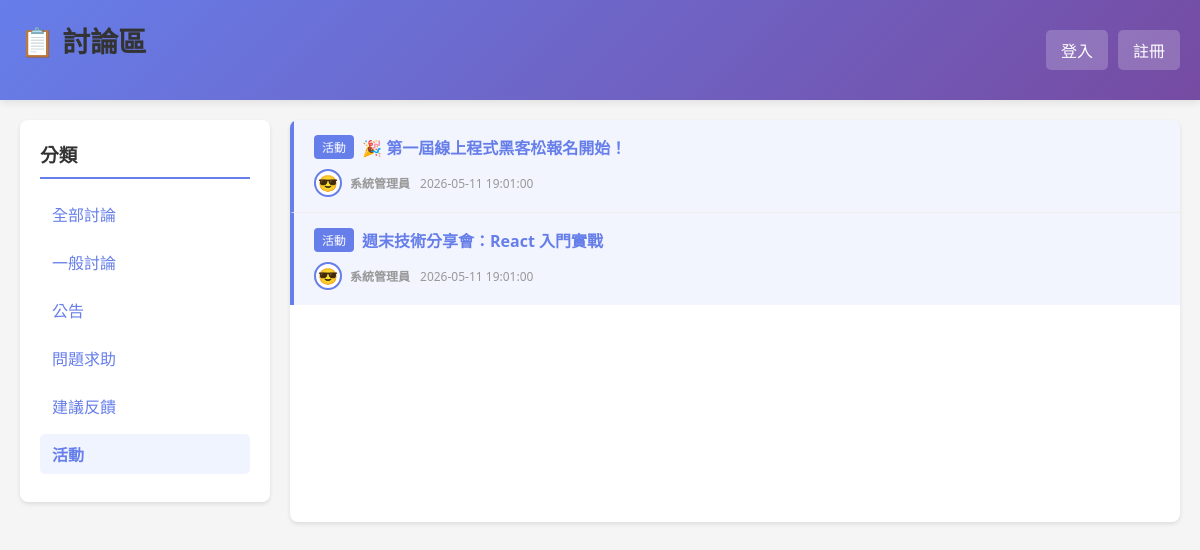
The app's page /?category=5 with its own data.
### tables this page shows
CREATE TABLE categories (
    id INT AUTO_INCREMENT PRIMARY KEY,
    name VARCHAR(100) NOT NULL UNIQUE,
    description TEXT,
    created_at TIMESTAMP DEFAULT CURRENT_TIMESTAMP
);

CREATE TABLE news (
    id INT AUTO_INCREMENT PRIMARY KEY,
    category_id INT NOT NULL,
    title VARCHAR(200) NOT NULL,
    content TEXT NOT NULL,
    member_id INT NOT NULL,
    created_at TIMESTAMP DEFAULT CURRENT_TIMESTAMP,
    FOREIGN KEY (category_id) REFERENCES categories(id) ON DELETE CASCADE,
    FOREIGN KEY (member_id) REFERENCES members(id) ON DELETE CASCADE,
    INDEX idx_created_at (created_at),
    INDEX idx_member_id (member_id),
    INDEX idx_category_id (category_id)
);

CREATE TABLE members (
    id INT AUTO_INCREMENT PRIMARY KEY,
    username VARCHAR(100) NOT NULL UNIQUE,
    password VARCHAR(255) NOT NULL,
    nickname VARCHAR(100) NOT NULL,
    color VARCHAR(7) DEFAULT '#FFFFFF',
    avatar VARCHAR(100),
    is_admin TINYINT(1) DEFAULT 0,
    profile_complete TINYINT(1) DEFAULT 0,
    created_at TIMESTAMP DEFAULT CURRENT_TIMESTAMP,
    INDEX idx_username (username)
);

### auth.php (called while the page is built, shortened)
<?php
if (!function_exists('is_logged_in')) {
    function is_logged_in()
    {
        return isset($_SESSION['user_id']) && isset($_SESSION['username']);
    }
}
if (!function_exists('escape')) {
    function escape($text)
    {
        return htmlspecialchars((string)$text, ENT_QUOTES, 'UTF-8');
    }
}
?>

### index.php (the view, shortened to what this page needs)
<?php
require 'auth.php';
$user = is_logged_in() ? get_current_user() : [];
$selected_category = intval(isset($_GET['category']) ? $_GET['category'] : 0);
try {
    $stmt = $pdo->query('SELECT id, name FROM categories ORDER BY name');
    $categories = $stmt->fetchAll();
    if ($selected_category > 0) {
        $stmt = $pdo->prepare('
            SELECT n.id, n.title, c.name as category_name,
                m.nickname, m.avatar, m.color, n.created_at, /* 加入了 m.color */
                COUNT(r.id) as reply_count
            FROM news n
            LEFT JOIN replies r ON n.id = r.news_id
            LEFT JOIN members m ON n.member_id = m.id
            LEFT JOIN categories c ON n.category_id = c.id
            WHERE n.category_id = ?
            GROUP BY n.id
            ORDER BY n.created_at DESC
        ');
        $stmt->execute([$selected_category]);
    }
    $news = $stmt->fetchAll();
} catch (PDOException $e) {
    $categories = [];
    $news = [];
}
?>
<!DOCTYPE html>
<html lang="zh-Hant">
<head>
    <link rel="stylesheet" href="styles.css">
</head>
<body>
    <?php
    $header_style = 'linear-gradient(135deg, #667eea 0%, #764ba2 100%)';
    ?>
    <div class="header" style="background: <?= $header_style ?>; color: white;">
        <div class="header-content">
            <h1>📋 討論區</h1>
            <div class="user-info">
                <?php if (is_logged_in()): ?>
                    <!-- <span class="avatar-display" style="
                        background: #fff;
                        border: 4px solid <?= isset($user['color']) ? escape($user['color']) : '#fff' ?>;
                        border-radius: 50%;
                        width: 50px;
                        height: 50px;
                        display: flex;
                        align-items: center;
                        justify-content: center;
                        font-size: 32px;
                        box-shadow: 0 2px 8px rgba(0,0,0,0.2);
                    ">
                        <?= isset($user['avatar']) && $user['avatar'] ? escape($user['avatar']) : '😀' ?>
                    </span>
                    <div class="user-name" style="color: white; text-shadow: 1px 1px 2px rgba(0,0,0,0.2);">
                        <strong style="font-size: 16px;"><?= isset($user['nickname']) ? escape($user['nickname']) : 'User' ?></strong><br>
                        <small style="opacity: 0.8;">@<?= isset($user['username']) ? escape($user['username']) : '' ?></small>
                    </div> -->
                    <div class="nav-links">
                        <a href="edit_profile.php">編輯檔案</a>
                        <?php if (is_admin()): ?>
                            <a href="admin_panel.php">管理員</a>
                        <?php endif; ?>
                        <a href="logout.php">登出</a>
                    </div>
                <?php else: ?>
                    <div class="nav-links">
                        <a href="login.php">登入</a>
                        <a href="register.php">註冊</a>
                    </div>
                <?php endif; ?>
            </div>
        </div>
    </div>
    <div class="container">
        <div class="row">
            <div class="sidebar">
                <h3>分類</h3>
                <ul class="category-list">
                    <li><a href="index.php" <?= $selected_category == 0 ? 'class="active"' : '' ?>>全部討論</a></li>
                    <?php foreach ($categories as $cat): ?>
                        <li>
                            <a href="?category=<?= $cat['id'] ?>"
                               <?= $selected_category == $cat['id'] ? 'class="active"' : '' ?>>
                                <?= escape($cat['name']) ?>
                            </a>
                        </li>
                    <?php endforeach; ?>
                </ul>
            </div>
            <div class="main-content">
                <div class="news-list">
    <?php if (empty($news)): ?>
        <p class="empty">目前沒有討論。</p>
    <?php else: ?>
        <?php foreach ($news as $item): ?>
            <div class="news-item" style="background-color: <?= isset($item['color']) && $item['color'] ? escape($item['color']) . '15' : '#ffffff' ?>; border-left: 4px solid <?= isset($item['color']) && $item['color'] ? escape($item['color']) : '#eee' ?>;">
                <div class="news-header">
                    <div style="flex-grow: 1;">
                        <div class="news-title" style="display: flex; align-items: center; gap: 8px;">
                            <?php if ($item['category_name']): ?>
                                <span class="category-badge" style="background-color: <?= isset($item['color']) && $item['color'] ? escape($item['color']) : '#667eea' ?>; color: white; padding: 3px 8px; border-radius: 4px; font-size: 12px; font-weight: normal; white-space: nowrap;">
                                    <?= escape($item['category_name']) ?>
                                </span>
                            <?php endif; ?>
                            <a href="show_news.php?id=<?= $item['id'] ?>">
                                <?= escape($item['title']) ?>
                            </a>
                        </div>
                    </div>
                </div>
                <div class="news-meta">
                    <span class="author-info">
                        <span style="
                            display: inline-flex;
                            align-items: center;
                            justify-content: center;
                            width: 28px;
                            height: 28px;
                            border: 2px solid <?= isset($item['color']) && $item['color'] ? escape($item['color']) : '#ccc' ?>;
                            border-radius: 50%;
                            background: #fff;
                            font-size: 16px;
                        ">
                            <?= isset($item['avatar']) && $item['avatar'] ? escape($item['avatar']) : '😀' ?>
                        </span>
                        <strong><?= isset($item['nickname']) ? escape($item['nickname']) : '匿名' ?></strong>
                    </span>
                    <span><?= isset($item['created_at']) ? escape($item['created_at']) : '' ?></span>
                </div>
            </div>
        <?php endforeach; ?>
    <?php endif; ?>
</div>
            </div>
        </div>
    </div>
</body>
</html>

### styles.css (style rules this page uses)
* { margin: 0; padding: 0; box-sizing: border-box; }
body { font-family: system-ui, -apple-system, Arial, sans-serif; background: #f5f5f5; color: #333; }
.header { background: linear-gradient(135deg, #667eea 0%, #764ba2 100%); color: white; padding: 20px; box-shadow: 0 2px 8px rgba(0,0,0,0.1); }
.header h1 { font-size: 28px; }
.container { max-width: 1200px; margin: 20px auto; padding: 0 20px; }
.card, .form-box, .sidebar { background: white; padding: 20px; border-radius: 8px; box-shadow: 0 2px 4px rgba(0,0,0,0.1); margin-bottom: 20px; }
a { color: #667eea; text-decoration: none; }
h1 { margin-bottom: 20px; color: #333; }
h3 { margin-bottom: 15px; color: #333; }
ul { list-style: none; }
.row { display: grid; grid-template-columns: 1fr; gap: 20px; }

### index.php (style rules this page uses)
.header-content { max-width: 1200px; margin: 0 auto; display: flex; justify-content: space-between; align-items: center; }
.header h1 { font-size: 28px; }
.user-info { display: flex; align-items: center; gap: 15px; }
.nav-links { display: flex; gap: 10px; }
.nav-links a { padding: 8px 15px; background: rgba(255,255,255,0.2); color: white; text-decoration: none; border-radius: 5px; transition: background 0.3s; }
.row { display: grid; grid-template-columns: 250px 1fr; gap: 20px; }
.sidebar { background: white; border-radius: 8px; padding: 20px; box-shadow: 0 2px 4px rgba(0,0,0,0.1); height: fit-content; }
.sidebar h3 { margin-bottom: 15px; color: #333; border-bottom: 2px solid #667eea; padding-bottom: 10px; }
.category-list { list-style: none; }
.category-list li { margin-bottom: 8px; }
.category-list a { display: block; padding: 8px 12px; color: #667eea; text-decoration: none; border-radius: 5px; transition: background 0.3s; }
.category-list a:hover, .category-list a.active { background: #f0f4ff; font-weight: bold; }
.main-content { background: white; border-radius: 8px; overflow: hidden; box-shadow: 0 2px 4px rgba(0,0,0,0.1); }
.news-list { max-height: 800px; overflow-y: auto; }
.news-item { padding: 15px 20px; border-bottom: 1px solid #eee; transition: background 0.3s; }
.news-item:last-child { border-bottom: none; }
.news-header { display: flex; justify-content: space-between; align-items: start; margin-bottom: 10px; }
.news-title { font-size: 16px; font-weight: bold; }
.news-title a { color: #667eea; text-decoration: none; }
.news-meta { font-size: 12px; color: #999; display: flex; align-items: center; gap: 10px; }
.author-info { display: flex; align-items: center; gap: 8px; }

### records on screen
categories: name "一般討論"
categories: name "公告"
categories: name "問題求助"
categories: name "建議反饋"
categories: name "活動"
news: category.name "活動", title "🎉 第一屆線上程式黑客松報名開始！", member.avatar "😎", member.nickname "系統管理員", created_at "2026-05-11 19:01:00"
news: category.name "活動", title "週末技術分享會：React 入門實戰", member.avatar "😎", member.nickname "系統管理員", created_at "2026-05-11 19:01:00"
